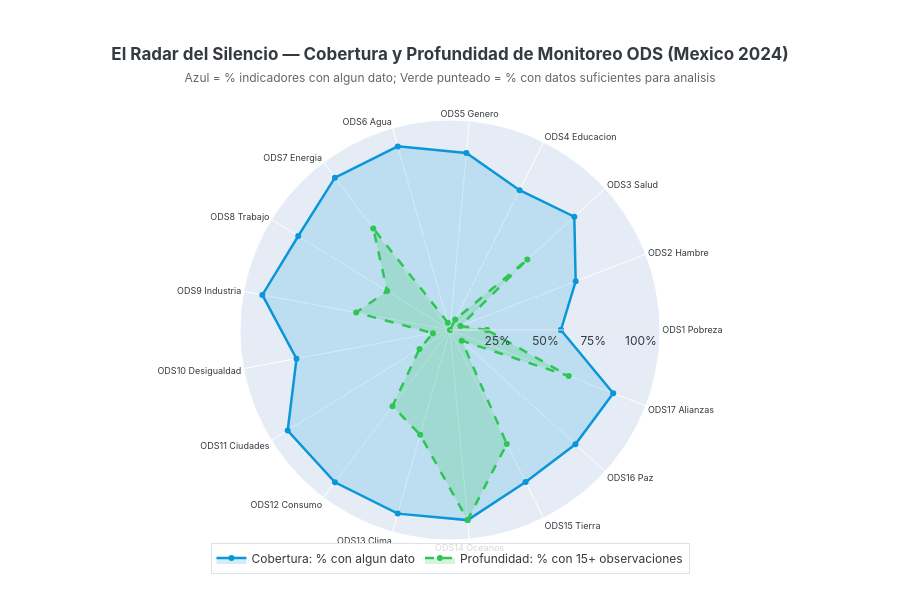

Source (notebook cell):
### Markdown cell above
## Acto VII — El Radar del Silencio
Dos dimensiones del monitoreo para los 17 ODS:
- **Cobertura** (anillo interior): qué porcentaje de indicadores tiene algún dato
- **Profundidad** (anillo exterior): qué porcentaje tiene ≥15 observaciones (analizables)

La paradoja del ODS 14 queda expuesta: cobertura perfecta pero con tan pocos indicadores
que su "profundidad" no representa al sistema real. Los ODS 1, 2 y 10
son los peores en cobertura. El ODS 5 tiene el peor desempeño en profundidad a pesar de
tener buena cobertura — todos sus indicadores están desactualizados.

### Code cell
# ══════════════════════════════════════════════════════════════════════════════
# FIGURA 7 — El Radar del Silencio (17 ODS)
# ══════════════════════════════════════════════════════════════════════════════
ods_radar_labels = [
    'ODS1\nPobreza', 'ODS2\nHambre', 'ODS3\nSalud', 'ODS4\nEducacion',
    'ODS5\nGenero', 'ODS6\nAgua', 'ODS7\nEnergia', 'ODS8\nTrabajo',
    'ODS9\nIndustria', 'ODS10\nDesigualdad', 'ODS11\nCiudades',
    'ODS12\nConsumo', 'ODS13\nClima', 'ODS14\nOceanos',
    'ODS15\nTierra', 'ODS16\nPaz', 'ODS17\nAlianzas'
]

cov_scores  = list(cov['pct_datos'])      # % con algun dato
prof_scores = list(cov['pct_ricos'])      # % con 15+ datos

# Cerrar el radar (primer valor repetido al final)
theta  = ods_radar_labels + [ods_radar_labels[0]]
r_cov  = cov_scores  + [cov_scores[0]]
r_prof = prof_scores + [prof_scores[0]]

fig7 = go.Figure()

fig7.add_trace(go.Scatterpolar(
    r=r_cov,
    theta=theta,
    fill='toself',
    fillcolor='rgba(10,151,217,0.18)',
    line=dict(color=C_ODS14, width=2.5),
    name='Cobertura: % con algun dato',
    hovertemplate='<b>%{theta}</b><br>Cobertura: <b>%{r:.1f}%</b><extra></extra>'
))

fig7.add_trace(go.Scatterpolar(
    r=r_prof,
    theta=theta,
    fill='toself',
    fillcolor='rgba(45,198,83,0.20)',
    line=dict(color=C_DATO, width=2.5, dash='dash'),
    name='Profundidad: % con 15+ observaciones',
    hovertemplate='<b>%{theta}</b><br>Profundidad: <b>%{r:.1f}%</b><extra></extra>'
))

fig7.update_layout(
    polar=dict(
        radialaxis=dict(
            visible=True,
            range=[0, 110],
            tickvals=[25, 50, 75, 100],
            ticktext=['25%', '50%', '75%', '100%'],
            gridcolor='#E9ECEF',
            linecolor='#DEE2E6'
        ),
        angularaxis=dict(
            tickfont=dict(size=9)
        )
    ),
    title=dict(
        text='<b>El Radar del Silencio — Cobertura y Profundidad de Monitoreo ODS (Mexico 2024)</b><br>'
             '<span style="font-size:12px;color:#666;font-weight:normal">'
             'Azul = % indicadores con algun dato; Verde punteado = % con datos suficientes para analisis</span>',
        x=0.5, xanchor='center'
    ),
    height=600, paper_bgcolor='white',
    font=dict(family='Inter, Arial, sans-serif', color=C_LINEA),
    legend=dict(
        orientation='h', yanchor='bottom', y=-0.08, xanchor='center', x=0.5,
        bgcolor='rgba(255,255,255,0.8)', bordercolor='#DEE2E6', borderwidth=1
    ),
    margin=dict(t=120, b=60)
)
fig7.show()

# Imprimir los peores
print('=== ODS con menor cobertura ===')
for _, row in cov.sort_values('pct_datos').head(5).iterrows():
    print('ODS {}: cobertura {:.1f}%, profundidad {:.1f}%'.format(
        int(row['ods_number']), row['pct_datos'], row['pct_ricos']))
print()
print('=== ODS con menor profundidad ===')
for _, row in cov.sort_values('pct_ricos').head(5).iterrows():
    print('ODS {}: cobertura {:.1f}%, profundidad {:.1f}%'.format(
        int(row['ods_number']), row['pct_datos'], row['pct_ricos']))

### Figure 1 — Plotly figure (JSON) as saved in the notebook; plotly's stock layout.template omitted (floating-point values rounded to 4 significant figures)
{"data": [{"fill": "toself", "fillcolor": "rgba(10,151,217,0.18)", "hovertemplate": "<b>%{theta}</b><br>Cobertura: <b>%{r:.1f}%</b><extra></extra>", "line": {"color": "#0A97D9", "width": 2.5}, "name": "Cobertura: % con algun dato", "r": [58.1, 70.6, 88.1, 81.8, 93.1, 100, 100, 93.5, 100, 81.8, 100, 100, 100, 100, 88.9, 88.9, 91.7, 58.1], "theta": ["ODS1\nPobreza", "ODS2\nHambre", "ODS3\nSalud", "ODS4\nEducacion", "ODS5\nGenero", "ODS6\nAgua", "ODS7\nEnergia", "ODS8\nTrabajo", "ODS9\nIndustria", "ODS10\nDesigualdad", "ODS11\nCiudades", "ODS12\nConsumo", "ODS13\nClima", "ODS14\nOceanos", "ODS15\nTierra", "ODS16\nPaz", "ODS17\nAlianzas", "ODS1\nPobreza"], "type": "scatterpolar"}, {"fill": "toself", "fillcolor": "rgba(45,198,83,0.20)", "hovertemplate": "<b>%{theta}</b><br>Profundidad: <b>%{r:.1f}%</b><extra></extra>", "line": {"color": "#2DC653", "dash": "dash", "width": 2.5}, "name": "Profundidad: % con 15+ observaciones", "r": [19.4, 5.9, 54.8, 6.1, 0, 4, 66.7, 38.7, 50, 9.1, 18.8, 50, 57.1, 100, 66.7, 8.3, 66.7, 19.4], "theta": ["ODS1\nPobreza", "ODS2\nHambre", "ODS3\nSalud", "ODS4\nEducacion", "ODS5\nGenero", "ODS6\nAgua", "ODS7\nEnergia", "ODS8\nTrabajo", "ODS9\nIndustria", "ODS10\nDesigualdad", "ODS11\nCiudades", "ODS12\nConsumo", "ODS13\nClima", "ODS14\nOceanos", "ODS15\nTierra", "ODS16\nPaz", "ODS17\nAlianzas", "ODS1\nPobreza"], "type": "scatterpolar"}], "layout": {"font": {"color": "#343A40", "family": "Inter, Arial, sans-serif"}, "height": 600, "legend": {"bgcolor": "rgba(255,255,255,0.8)", "bordercolor": "#DEE2E6", "borderwidth": 1, "orientation": "h", "x": 0.5, "xanchor": "center", "y": -0.08, "yanchor": "bottom"}, "margin": {"b": 60, "t": 120}, "paper_bgcolor": "white", "polar": {"angularaxis": {"tickfont": {"size": 9}}, "radialaxis": {"gridcolor": "#E9ECEF", "linecolor": "#DEE2E6", "range": [0, 110], "ticktext": ["25%", "50%", "75%", "100%"], "tickvals": [25, 50, 75, 100], "visible": true}}, "title": {"text": "<b>El Radar del Silencio — Cobertura y Profundidad de Monitoreo ODS (Mexico 2024)</b><br><span style=\"font-size:12px;color:#666;font-weight:normal\">Azul = % indicadores con algun dato; Verde punteado = % con datos suficientes para analisis</span>", "x": 0.5, "xanchor": "center"}}}
